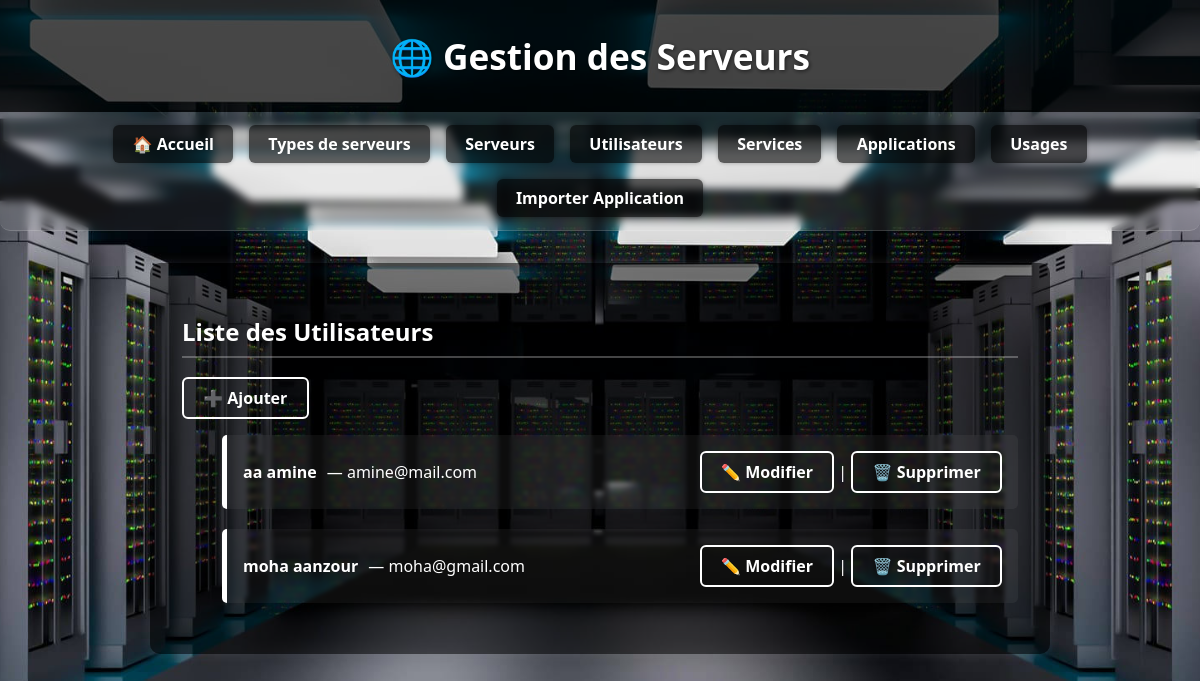
Page /utilisateurs/ on the committed database.
### gestion/models/utilisateur.py (models this page shows, shortened)
class Utilisateur(models.Model):
    nom = models.CharField(max_length=100)
    prenom = models.CharField(max_length=100)
    email = models.EmailField(unique=True)

### gestion/views.py (the view)
# urls.py: path('utilisateurs/', views.liste_utilisateur, name='liste_utilisateur'),
def liste_utilisateur(request):
    utilisateurs = Utilisateur.objects.all()
    return render(request, 'gestion/utilisateur/liste.html', {'utilisateurs': utilisateurs})

### gestion/templates/gestion/utilisateur/liste.html
{% extends 'gestion/base.html' %}
{% block content %}
<h2>Liste des Utilisateurs</h2>
<a href="{% url 'ajouter_utilisateur' %}" class="btn-ajouter">➕ Ajouter</a>
<ul>
    {% for item in utilisateurs %}
    <li>
        <span style="display: flex; align-items: center; gap: 10px;">
            <strong>{{ item.prenom }} {{ item.nom }}</strong> — {{ item.email }}
        </span>
        <span>
            <a href="{% url 'modifier_utilisateur' item.id %}" class="btn-action">✏️ Modifier</a> |
            <a href="{% url 'supprimer_utilisateur' item.id %}" class="btn-action">🗑️ Supprimer</a>
        </span>
    </li>
    {% empty %}<li>Aucun utilisateur trouvé.</li>{% endfor %}
</ul>
{% endblock %}

### static/css/style.css (style rules this page uses)
* { box-sizing: border-box; }
body { margin: 0; padding: 0; font-family: 'Segoe UI', sans-serif; background: url("/static/images/background.jpg") no-repeat center center fixed; background-size: cover; color: #ffffff; }
h2 { color: #ffffff; border-bottom: 2px solid #ffffff44; padding-bottom: 0.5rem; }
li { margin-bottom: 1.2rem; padding: 1rem; background-color: rgba(255, 255, 255, 0.05); border-left: 5px solid #ffffff; border-radius: 5px; display: flex; justify-content: space-between; align-items: center; flex-wrap: wrap; backdrop-filter: blur(2px); }
button, .btn-ajouter, .btn-action { background-color: transparent; border: 2px solid #ffffff; color: #ffffff; padding: 0.5rem 1.2rem; font-weight: bold; border-radius: 6px; text-decoration: none; display: inline-block; cursor: pointer; transition: background-color 0.3s, color 0.3s; }

### rows in the picture
Utilisateur: prenom "aa", nom "amine", email "amine@mail.com"
Utilisateur: prenom "moha", nom "aanzour", email "moha@gmail.com"
